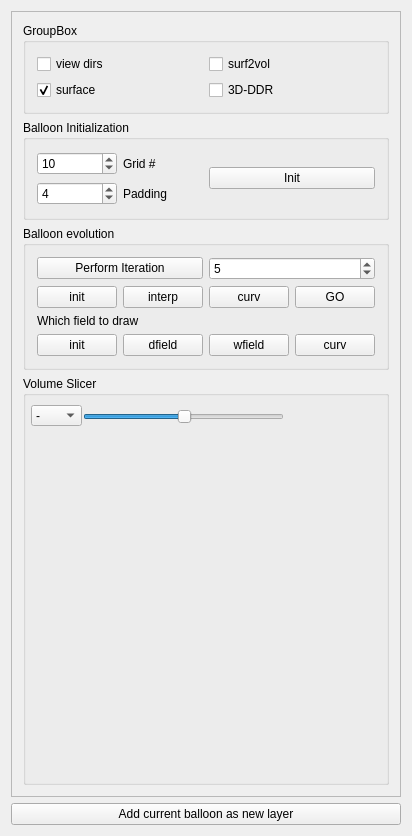
<?xml version="1.0" encoding="UTF-8"?>
<ui version="4.0">
 <class>VaseWidget</class>
 <widget class="QWidget" name="VaseWidget">
  <property name="windowModality">
   <enum>Qt::NonModal</enum>
  </property>
  <property name="geometry">
   <rect>
    <x>0</x>
    <y>0</y>
    <width>411</width>
    <height>836</height>
   </rect>
  </property>
  <property name="sizePolicy">
   <sizepolicy hsizetype="Preferred" vsizetype="Preferred">
    <horstretch>0</horstretch>
    <verstretch>0</verstretch>
   </sizepolicy>
  </property>
  <property name="sizeIncrement">
   <size>
    <width>5</width>
    <height>2</height>
   </size>
  </property>
  <property name="mouseTracking">
   <bool>false</bool>
  </property>
  <property name="focusPolicy">
   <enum>Qt::NoFocus</enum>
  </property>
  <property name="layoutDirection">
   <enum>Qt::LeftToRight</enum>
  </property>
  <layout class="QVBoxLayout">
   <item>
    <widget class="QFrame" name="frame">
     <property name="sizePolicy">
      <sizepolicy hsizetype="Preferred" vsizetype="MinimumExpanding">
       <horstretch>0</horstretch>
       <verstretch>0</verstretch>
      </sizepolicy>
     </property>
     <property name="frameShape">
      <enum>QFrame::StyledPanel</enum>
     </property>
     <property name="frameShadow">
      <enum>QFrame::Raised</enum>
     </property>
     <layout class="QVBoxLayout" name="verticalLayout">
      <item>
       <widget class="QGroupBox" name="viewFlags">
        <property name="title">
         <string>GroupBox</string>
        </property>
        <layout class="QGridLayout" name="gridLayout_2">
         <item row="0" column="0">
          <widget class="QCheckBox" name="viewDirs">
           <property name="text">
            <string>view dirs</string>
           </property>
           <property name="checked">
            <bool>false</bool>
           </property>
          </widget>
         </item>
         <item row="1" column="0">
          <widget class="QCheckBox" name="surface">
           <property name="text">
            <string>surface</string>
           </property>
           <property name="checked">
            <bool>true</bool>
           </property>
          </widget>
         </item>
         <item row="0" column="1">
          <widget class="QCheckBox" name="surf2vol_check">
           <property name="text">
            <string>surf2vol</string>
           </property>
           <property name="checked">
            <bool>false</bool>
           </property>
          </widget>
         </item>
         <item row="1" column="1">
          <widget class="QCheckBox" name="surf2acc_check">
           <property name="text">
            <string>3D-DDR</string>
           </property>
           <property name="checked">
            <bool>false</bool>
           </property>
          </widget>
         </item>
        </layout>
       </widget>
      </item>
      <item>
       <widget class="QGroupBox" name="initbox">
        <property name="sizePolicy">
         <sizepolicy hsizetype="Preferred" vsizetype="MinimumExpanding">
          <horstretch>0</horstretch>
          <verstretch>0</verstretch>
         </sizepolicy>
        </property>
        <property name="maximumSize">
         <size>
          <width>16777215</width>
          <height>100</height>
         </size>
        </property>
        <property name="title">
         <string>Balloon Initialization</string>
        </property>
        <layout class="QHBoxLayout" name="horizontalLayout">
         <item>
          <layout class="QGridLayout" name="gridLayout">
           <item row="0" column="0">
            <widget class="QSpinBox" name="gridsize">
             <property name="minimum">
              <number>1</number>
             </property>
             <property name="maximum">
              <number>1000</number>
             </property>
             <property name="value">
              <number>10</number>
             </property>
            </widget>
           </item>
           <item row="1" column="0">
            <widget class="QSpinBox" name="padsize">
             <property name="maximum">
              <number>10</number>
             </property>
             <property name="value">
              <number>4</number>
             </property>
            </widget>
           </item>
           <item row="0" column="1">
            <widget class="QLabel" name="label">
             <property name="text">
              <string>Grid #</string>
             </property>
            </widget>
           </item>
           <item row="1" column="1">
            <widget class="QLabel" name="label_2">
             <property name="text">
              <string>Padding</string>
             </property>
            </widget>
           </item>
          </layout>
         </item>
         <item>
          <widget class="QPushButton" name="initButton">
           <property name="text">
            <string>Init</string>
           </property>
          </widget>
         </item>
        </layout>
       </widget>
      </item>
      <item>
       <widget class="QGroupBox" name="evolvebox">
        <property name="enabled">
         <bool>true</bool>
        </property>
        <property name="sizePolicy">
         <sizepolicy hsizetype="Preferred" vsizetype="Preferred">
          <horstretch>0</horstretch>
          <verstretch>0</verstretch>
         </sizepolicy>
        </property>
        <property name="minimumSize">
         <size>
          <width>0</width>
          <height>144</height>
         </size>
        </property>
        <property name="maximumSize">
         <size>
          <width>16777215</width>
          <height>16777215</height>
         </size>
        </property>
        <property name="baseSize">
         <size>
          <width>0</width>
          <height>0</height>
         </size>
        </property>
        <property name="title">
         <string>Balloon evolution</string>
        </property>
        <layout class="QVBoxLayout" name="verticalLayout_3">
         <item>
          <layout class="QHBoxLayout" name="horizontalLayout_3">
           <item>
            <widget class="QPushButton" name="iterationButton">
             <property name="text">
              <string>Perform Iteration</string>
             </property>
            </widget>
           </item>
           <item>
            <widget class="QSpinBox" name="numItersSpin">
             <property name="value">
              <number>5</number>
             </property>
            </widget>
           </item>
          </layout>
         </item>
         <item>
          <layout class="QHBoxLayout" name="horizontalLayout_2">
           <item>
            <widget class="QPushButton" name="refreshButton">
             <property name="text">
              <string>init</string>
             </property>
            </widget>
           </item>
           <item>
            <widget class="QPushButton" name="interpButton">
             <property name="text">
              <string>interp</string>
             </property>
            </widget>
           </item>
           <item>
            <widget class="QPushButton" name="laplButton">
             <property name="text">
              <string>curv</string>
             </property>
            </widget>
           </item>
           <item>
            <widget class="QPushButton" name="evolveButton">
             <property name="text">
              <string>GO</string>
             </property>
            </widget>
           </item>
          </layout>
         </item>
         <item>
          <widget class="QLabel" name="label_3">
           <property name="text">
            <string>Which field to draw</string>
           </property>
          </widget>
         </item>
         <item>
          <layout class="QHBoxLayout" name="horizontalLayout_4">
           <item>
            <widget class="QPushButton" name="button_view_dfield_init">
             <property name="text">
              <string>init</string>
             </property>
            </widget>
           </item>
           <item>
            <widget class="QPushButton" name="button_view_dfield_interp">
             <property name="text">
              <string>dfield</string>
             </property>
            </widget>
           </item>
           <item>
            <widget class="QPushButton" name="button_view_wfield">
             <property name="text">
              <string>wfield</string>
             </property>
            </widget>
           </item>
           <item>
            <widget class="QPushButton" name="button_view_curvature">
             <property name="text">
              <string>curv</string>
             </property>
            </widget>
           </item>
          </layout>
         </item>
        </layout>
       </widget>
      </item>
      <item>
       <widget class="QGroupBox" name="slicebox">
        <property name="enabled">
         <bool>true</bool>
        </property>
        <property name="sizePolicy">
         <sizepolicy hsizetype="Preferred" vsizetype="MinimumExpanding">
          <horstretch>0</horstretch>
          <verstretch>0</verstretch>
         </sizepolicy>
        </property>
        <property name="minimumSize">
         <size>
          <width>0</width>
          <height>400</height>
         </size>
        </property>
        <property name="title">
         <string>Volume Slicer</string>
        </property>
        <widget class="QComboBox" name="slice_dim_combo">
         <property name="geometry">
          <rect>
           <x>8</x>
           <y>29</y>
           <width>51</width>
           <height>21</height>
          </rect>
         </property>
         <item>
          <property name="text">
           <string>-</string>
          </property>
         </item>
         <item>
          <property name="text">
           <string>x</string>
          </property>
         </item>
         <item>
          <property name="text">
           <string>y</string>
          </property>
         </item>
         <item>
          <property name="text">
           <string>z</string>
          </property>
         </item>
        </widget>
        <widget class="QSlider" name="slice_offset">
         <property name="geometry">
          <rect>
           <x>60</x>
           <y>30</y>
           <width>201</width>
           <height>22</height>
          </rect>
         </property>
         <property name="sliderPosition">
          <number>50</number>
         </property>
         <property name="orientation">
          <enum>Qt::Horizontal</enum>
         </property>
        </widget>
        <widget class="QLabel" name="slice_label">
         <property name="geometry">
          <rect>
           <x>10</x>
           <y>60</y>
           <width>256</width>
           <height>256</height>
          </rect>
         </property>
         <property name="autoFillBackground">
          <bool>false</bool>
         </property>
         <property name="text">
          <string/>
         </property>
        </widget>
       </widget>
      </item>
     </layout>
    </widget>
   </item>
   <item>
    <widget class="QPushButton" name="pushButton">
     <property name="text">
      <string>Add current balloon as new layer</string>
     </property>
    </widget>
   </item>
  </layout>
 </widget>
 <layoutdefault spacing="6" margin="11"/>
 <resources/>
 <connections/>
</ui>
